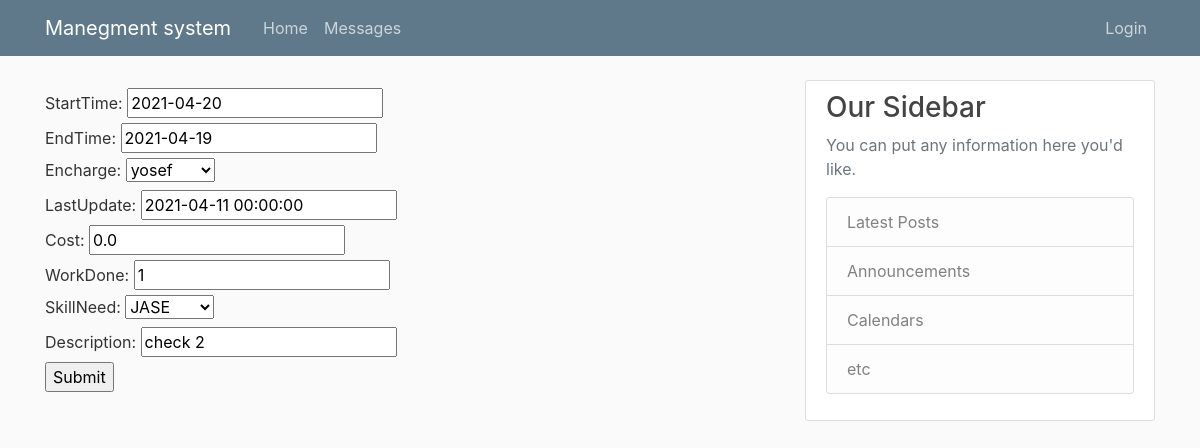
Screenshot of /subtask/23/update/ with the database file from the repository.
### work/models.py (models this page shows, shortened)
class SubTask(models.Model):
    startTime = models.DateField(null=False)
    endTime = models.DateField(null=False)
    encharge = models.ForeignKey(User, on_delete=models.CASCADE)
    lastUpdate = models.DateTimeField(null=True)
    cost = models.FloatField(null=False, default=0)
    workDone = models.IntegerField(default=1, validators=[MaxValueValidator(100), MinValueValidator(0)])
    skillNeed = models.ForeignKey(skill, on_delete=models.CASCADE)
    TaskName = models.CharField(max_length=300, null=False)
    Description = models.CharField(max_length=500, null=True)
    TaskID = models.ForeignKey(Task, on_delete=models.CASCADE)

### work/views.py (the view)
# urls.py: path('subtask/<int:pk>/update/', update_subtask.as_view(), name='subtask-update'),
class update_subtask(UpdateView, LoginRequiredMixin, ):
    model = SubTask
    fields = ['startTime', 'endTime', 'encharge', 'lastUpdate', 'cost', 'workDone', 'skillNeed', 'Description']

### work/models.py (called while the page is built)
    def __str__(self):
        return self.language + self.level

### templates/work/subtask_form.html (shortened to what this page needs)
{% extends "Base.html" %}
{% block content %}
<form action="" method="POST">
    <div class="fieldWrapper">
        {% for field in form %}
    <div class="fieldWrapper">
        {{ field.label_tag }} {{ field }}
    </div>
{% endfor %}
    </div>
    <input type="submit" name="Submit">
</form>
{% endblock content %}

### static/styles/main.css (style rules this page uses)
body { background: #fafafa; color: #333333; margin-top: 5rem; }

### rows the page displays
SubTask: form "2021-04-20" "2021-04-19" "yosef" "2021-04-11 00:00:00" "0.0" "1" "JASE" "check 2"

### other values shown
{{ field.label_tag }} "StartTime:" "EndTime:" "Encharge:" "LastUpdate:" "Cost:" "WorkDone:" "SkillNeed:" "Description:"
